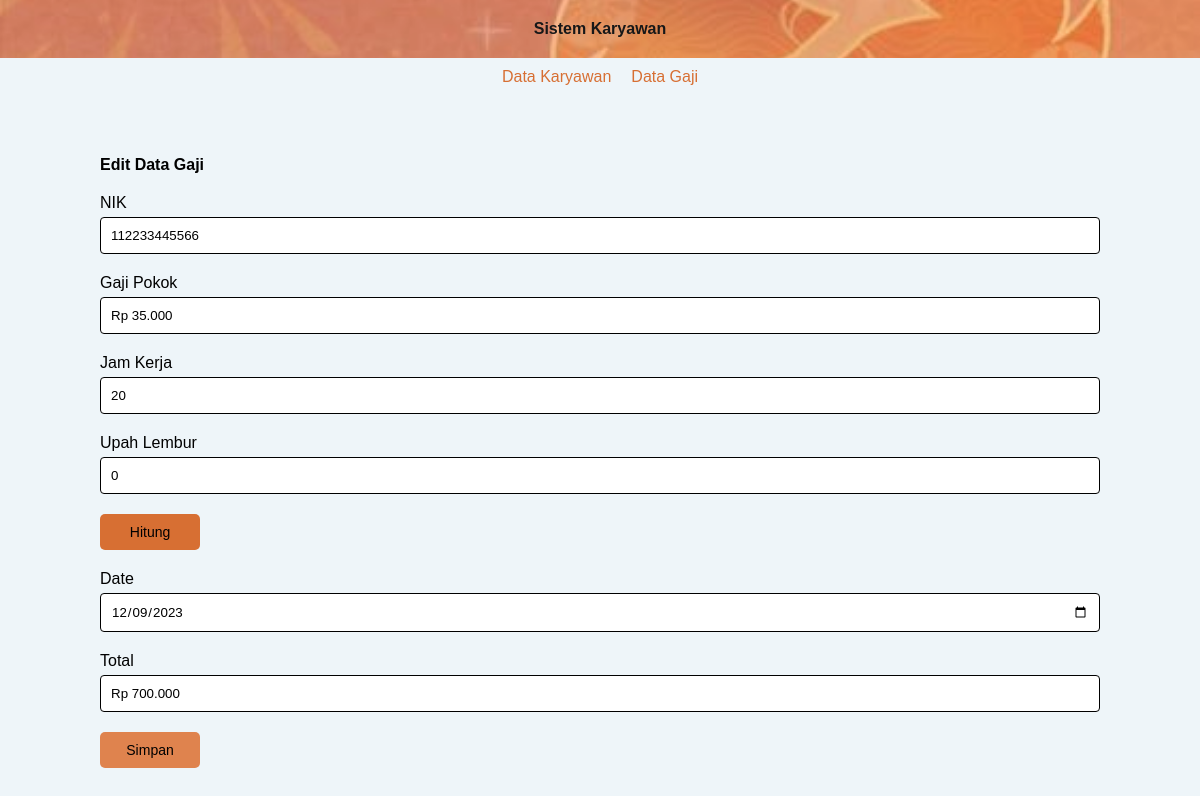
Page /edit_gaji.php?id=5 on the committed database.
### tables this page shows
CREATE TABLE `gaji` (
  `id` int(11) NOT NULL,
  `nik` char(13) NOT NULL,
  `jam_kerja` varchar(20) NOT NULL,
  `upah_lembur` int(11) NOT NULL,
  `total` double NOT NULL,
  `date` date NOT NULL
);

CREATE TABLE `user` (
  `nik` char(13) NOT NULL,
  `nama_lengkap` varchar(200) NOT NULL,
  `alamat` varchar(200) NOT NULL,
  `gaji_pokok` double NOT NULL
);

### GajiHandler.php (called while the page is built, shortened)
<?php
class GajiHandler {
  private $pdo;
  public function __construct($pdo){
    $this->pdo =$pdo;
  }
  public function singleData($id){
    $stmt = $this->pdo->query("SELECT* FROM gaji as g LEFT JOIN user as u ON g.nik=u.nik WHERE g.id =$id;");
    return $stmt->fetchAll(PDO::FETCH_ASSOC);
  }
}

### function.php (called while the page is built)
<?php
function rupiah($angka){
	$hasil_rupiah = "Rp " . number_format($angka,0,',','.');
	return $hasil_rupiah;
}

### edit_gaji.php (the view, shortened to what this page needs)
<?php
require_once 'function.php';
require_once 'GajiHandler.php';
if(isset($_GET['id'])){
  $obj = new GajiHandler($pdo);
  $data = $obj->singleData($_GET['id']);
}
?>
<!DOCTYPE html>
<html>
<head>
  <link rel="stylesheet" href="style.css?<?php echo time();?>">
</head>
<body>
<header>
    <h4>Sistem Karyawan</h4>
</header>
<nav>
  <a class="active" aria-current="page" href="./index.php">
      <span>Data Karyawan</span>
  </a>
  <a class="" href="./gaji.php">
      <span>Data Gaji</span>
  </a>
</nav>
<section style="margin-top:60px; margin-bottom:100px;" class="content">
  <div class="title">
    <h4>Edit Data Gaji</h4>
  </div>
  <?php if($data[0]['jam_kerja']>48):?>
    <form action="./proses_edit_gaji.php" method="post">
      <input type="hidden" id="id" name="id" value="<?=$data['0']['id']?>">
      <div class="col-12">
        <label for="">NIK</label>
        <input type="text" class="input" name="nik" id="nik" required readonly value="<?=$data[0]['nik']?>">
      </div>
      <div class="col-12">
          <label for="gaji_pokok" class="form-label">Gaji Pokok</label>
          <input type="text" class="input" id="gaji_pokok" name="gaji_pokok" readonly value="<?= rupiah($data[0]['gaji_pokok'])?>">
      </div>
      <div class="col-12" id="col_jam">
        <label for="jam_kerja" class="form-label">Jam Kerja</label>
        <input type="number" class="input" id="jam_kerja" name="jam_kerja" required value="<?=$data[0]['jam_kerja']?>">
      </div>
      <div class="col-12 " id="col_upah">
        <label for="upah_lembur" class="form-label">Upah Lembur</label>
        <input type="number" class="input" id="upah_lembur" name="upah_lembur" placeholder="ex : 15% tuliskan 15 saja" value="<?=$data[0]['upah_lembur']?>">
      </div>
      <button type="button" class="btn_hitung col-2" id="hitung">Hitung</button>
      <div class="col-12">
        <label for="date" class="form-label">Date</label>
        <input type="date" class="input" id="date" name="date" required value="<?=$data[0]['date']?>">
      </div>
      <div class="col-12">
        <label for="total" class="form-label">Total</label>
        <input type="text" class="input" id="total" name="total" readonly required value="<?= rupiah($data[0]['total'])?>">
      </div>
      <button type="submit" class="btn_add col-2" >Simpan</button>
   </form>
  <?php else:?>
   <form action="./proses_edit_gaji.php" method="post">
    <div class="col-12">
      <label for="">NIK</label>
      <input type="text" class="input" name="nik" id="nik" required readonly value="<?=$data[0]['nik']?>">
    </div>
    <div class="col-12">
        <label for="gaji_pokok" class="form-label">Gaji Pokok</label>
        <input type="text" class="input" id="gaji_pokok" name="gaji_pokok" readonly value="<?= rupiah($data[0]['gaji_pokok'])?>">
    </div>
    <div class="col-12" id="col_jam">
      <label for="jam_kerja" class="form-label">Jam Kerja</label>
      <input type="number" class="input" id="jam_kerja" name="jam_kerja" required value="<?=$data[0]['jam_kerja']?>">
    </div>
    <div class="col-12 d-none" id="col_upah">
      <label for="upah_lembur" class="form-label">Upah Lembur</label>
      <input type="number" class="input" id="upah_lembur" name="upah_lembur" placeholder="ex : 15% tuliskan 15 saja" value="<?=$data[0]['upah_lembur']?>">
    </div>
     <button type="button" class="btn_hitung col-2" id="hitung">Hitung</button>
    <div class="col-12">
      <label for="date" class="form-label">Date</label>
      <input type="date" class="input" id="date" name="date" required value="<?=$data[0]['date']?>">
    </div>
    <div class="col-12">
      <label for="total" class="form-label">Total</label>
      <input type="text" class="input" id="total" name="total" readonly required value="<?= rupiah($data[0]['total'])?>">
    </div>
    <button type="submit" class="btn_add col-2" >Simpan</button>
  </form>
  <?php endif;?>
</section>
</body>
</html>

### style.css (style rules this page uses)
:root { --primary : #d76f33; --secondary:#EEF5F9; --gray:gray; --success:#df834e; --warning:#df834e; --black : rgb(0, 0, 0); }
* { margin: 0; font-family:'Franklin Gothic Medium', 'Arial Narrow', Arial, sans-serif }
body { background-color: var(--secondary); }
header { display: flex; justify-content:space-around; align-items: center; padding:20px 0; color: var(--white); flex-direction: column; background-image: url('IMAGE2.jpg'); background-repeat: no-repeat; background-size: cover; background-position: center center; background-color: #131313; opacity: 0.9; }
header h4 { margin: 0; }
nav { background-color: var(--white); padding:10px 0; display: flex; justify-content:center; align-items:center; gap:20px; }
nav a { text-decoration: none; color: var(--primary); }
section { margin:0 100px; display: flex; flex-direction: column; gap:20px; }
section .title { display: flex; justify-content: space-between; align-items: center; }
.btn_add { text-decoration: none; background-color:var(--success); color: var(--white); padding:10px 15px; border-radius:5px; border: none; font-size: 14px; cursor: pointer; }
.btn_hitung { text-decoration: none; background-color:var(--primary); color: var(--white); padding:10px 15px; border-radius:5px; border: none; font-size: 14px; }
form { display: flex; flex-direction: column; gap:20px; }
.col-12 { display: flex; flex-direction: column; gap:5px; width: 100%; }
.col-2 { width: 10%; }
.col-12 .input { padding: 10px; display: inline-block; border: 1px solid #000000; border-radius: 4px; box-sizing: border-box; }

### rows in the picture
gaji: nik "112233445566", gaji_pokok "Rp 35.000", jam_kerja "20", upah_lembur "0", date "12/09/2023", total "Rp 700.000"
